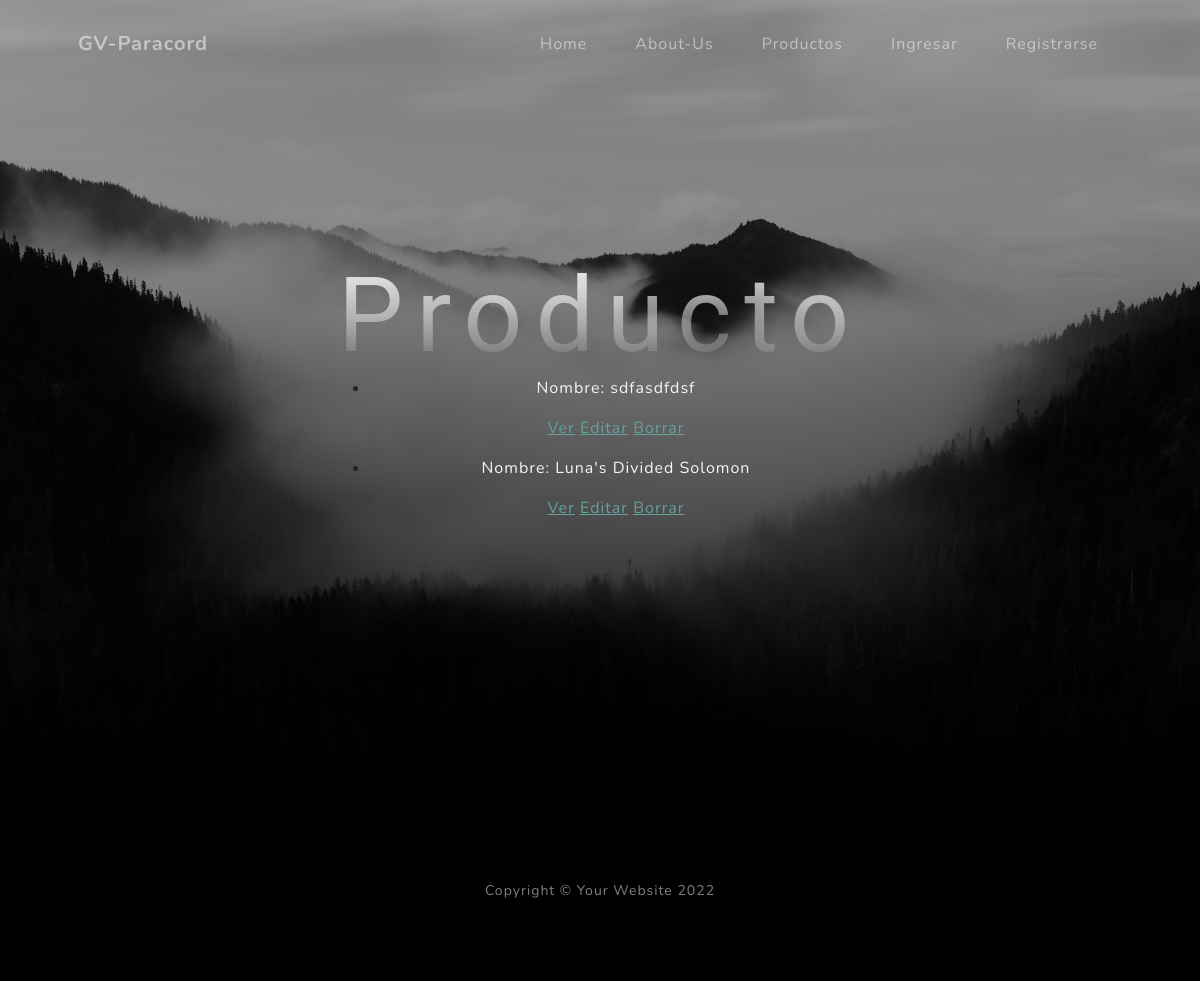
The page /producto/list on the database as committed earlier.
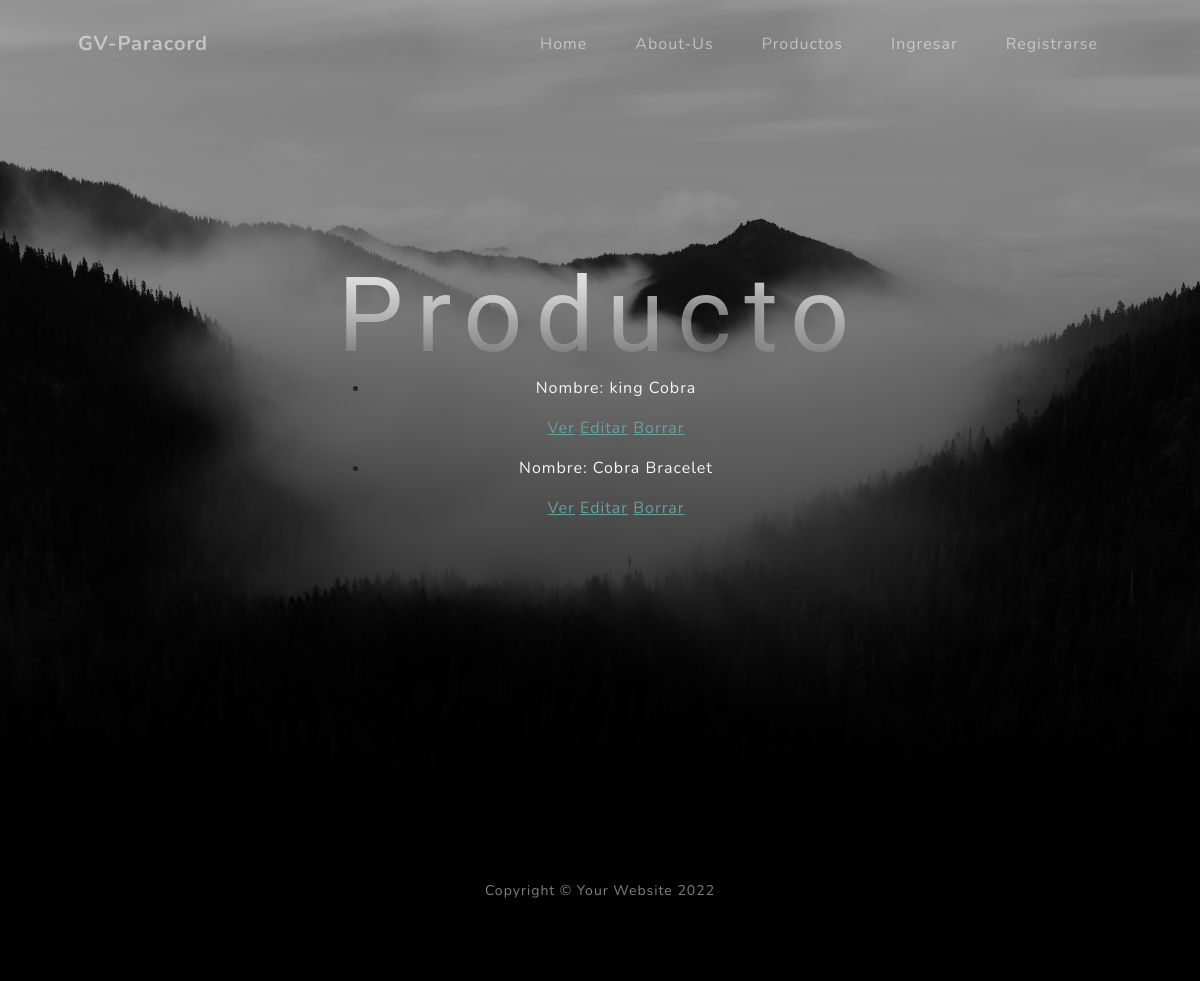
The same page on the database as committed later.
### AppECP/models.py (models this page shows, shortened)
class Producto(models.Model):
	nombre = models.CharField(max_length=250, verbose_name='Nombre')
	encabezado = models.TextField(verbose_name='Encabezado')
	contenido = models.TextField(verbose_name='Contenido')
	image = models.ImageField(default='producto/image_user.png',upload_to='producto/', null=True, blank=True, verbose_name='Imagen')
	precio = models.FloatField()
	category = models.ForeignKey(Categorias, on_delete=models.CASCADE, related_name='get_posts', verbose_name='Categoría')
	fabricante = models.ForeignKey(User, on_delete=models.CASCADE, related_name='get_posts', verbose_name='Fabricante')
	creacion = models.DateTimeField(auto_now_add=True, verbose_name='Fecha de creación')
	modificacion = models.DateTimeField(auto_now=True, verbose_name='Fecha de modificación')
	class Meta:
		verbose_name = 'Producto'
		verbose_name_plural = 'Productos'
		ordering = ['-creacion']

### AppECP/views.py (the view)
# urls.py: path('producto/list', views.ProductoList.as_view(), name='List'),
class ProductoList(ListView):
    model = Producto
    template_name = "AppECP/producto_list.html"

### AppECP/templates/AppECP/producto_list.html (shortened to what this page needs)
<!DOCTYPE html>
<html lang="en">
    <head>
        {% load static %}
        <link href="{% static 'css/styles.css'%}" rel="stylesheet" />
    </head>
    <body id="page-top">
        <nav class="navbar navbar-expand-lg navbar-light fixed-top" id="mainNav">
            <div class="container px-4 px-lg-5">
                <a class="navbar-brand" href="#page-top">GV-Paracord</a>
                <div class="collapse navbar-collapse" id="navbarResponsive">
                    <ul class="navbar-nav ms-auto">
                        <li class="nav-item"><a class="nav-link" href={% url 'home' %}>Home</a></li>
                        <li class="nav-item"><a class="nav-link" href={% url 'aboutus' %}>About-Us</a></li>
                        <li class="nav-item"><a class="nav-link" href={% url 'products' %}>Productos</a></li>
                        {% if request.user.is_authenticated %}
                        <li class="nav-item"><a class="nav-link" href={% url 'logout' %}>Salir</a></li>
                        {% else %}
                        <li class="nav-item"><a class="nav-link" href={% url 'login' %}>Ingresar</a></li>
                        <li class="nav-item"><a class="nav-link" href={% url 'register' %}>Registrarse</a></li>
                        {% endif %}
                    </ul>
                </div>
            </div>
        </nav>
        <header class="masthead">
            <div class="container px-4 px-lg-5 d-flex h-100 align-items-center justify-content-center">
                <div class="d-flex justify-content-center">
                    <div class="text-center">
                        <form method="post">
                            <h1> Producto</h1>
    <ul>
        {% for producto in object_list %}
            <li>
                <p style="color: whitesmoke;">Nombre: {{producto.nombre}}</p>
                <p>
                    <a href="{% url 'Detail' producto.id %}"> Ver</a>
                    <a href="{% url 'Edit' producto.id %}"> Editar</a>
                    <a href="{% url 'Delete' producto.id %}"> Borrar</a>
                </p>
            </li>
        {% endfor %}
    </ul>
                        </form>
                    </div>
                </div>
            </div>
        </header>
        <footer class="footer bg-black small text-center text-white-50"><div class="container px-4 px-lg-5">Copyright &copy; Your Website 2022</div></footer>
    </body>
</html>

Rows that differ between the two databases and show on the page:
removed Producto: nombre "sdfasdfdsf"
removed Producto: nombre "Luna's Divided Solomon"
added Producto: nombre "king Cobra"
added Producto: nombre "Cobra Bracelet"
